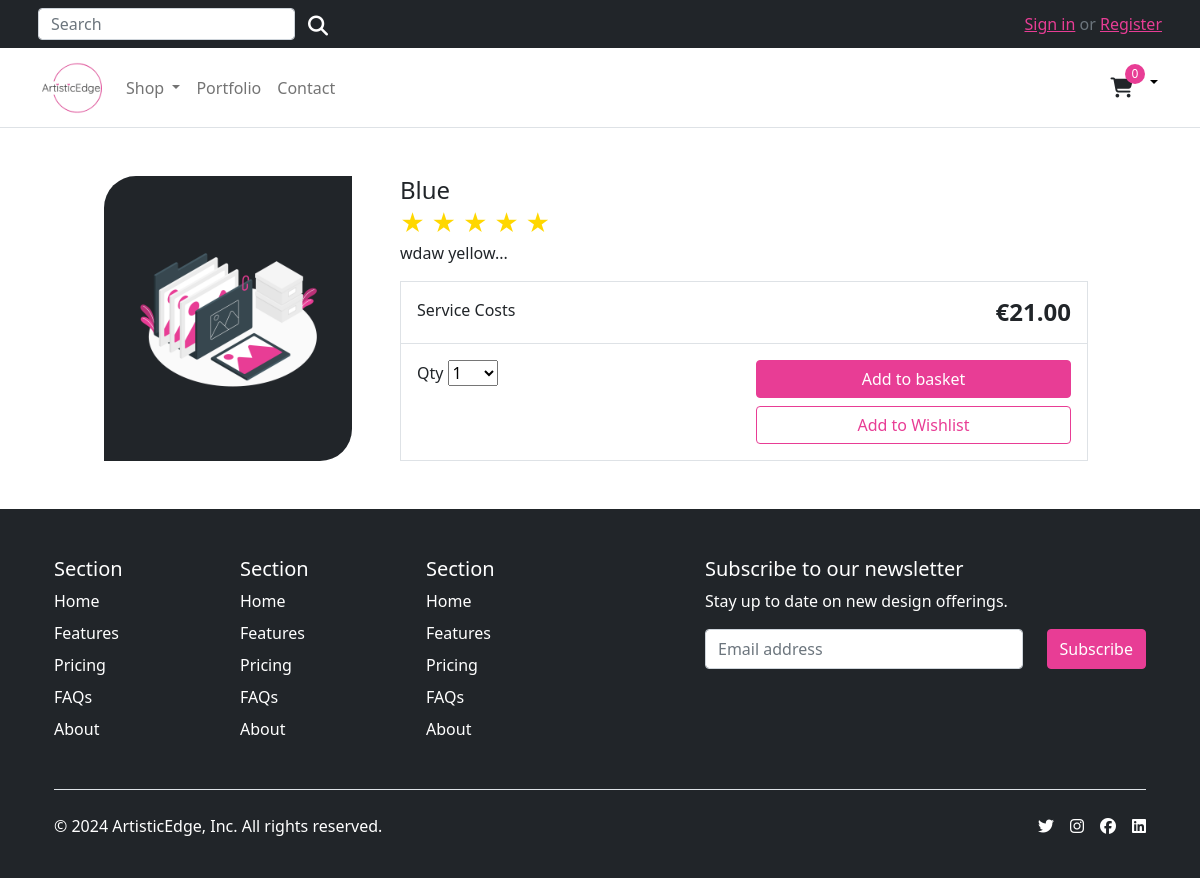
Page /blue/ on the committed database.
### store/models.py (models this page shows, shortened)
class Product(models.Model):
    category = models.ForeignKey(Category, related_name='product', on_delete=models.CASCADE)
    created_by = models.ForeignKey(settings.AUTH_USER_MODEL, on_delete=models.CASCADE, related_name='product_creator')
    title = models.CharField(max_length=255)
    description = models.TextField(blank=True)
    image = models.ImageField(upload_to='images/product/', default='images/default.png')
    image_alt_text = models.CharField(max_length=255, blank=True, help_text='Product Image Alternate Text')
    slug = models.SlugField(max_length=255)
    price = models.DecimalField(max_digits=10, decimal_places=2)
    in_stock = models.BooleanField(default=True)
    is_active = models.BooleanField(default=True)
    created = models.DateTimeField(auto_now_add=True)
    updated = models.DateTimeField(auto_now=True)
    users_wishlist = models.ManyToManyField(settings.AUTH_USER_MODEL, related_name="user_wishlist", blank=True)
    average_rating = models.FloatField(default=0.0, help_text="Average Rating of the Product")
    ratings_count = models.IntegerField(default=0, help_text="Total Number of Ratings")
    objects = models.Manager()
    products = ProductManager()
    class Meta:
        verbose_name_plural = 'Products'
        ordering = ('-created',)

### store/views.py (the view)
# urls.py: path('<slug:slug>/', views.product_detail, name='product_detail'),
def product_detail(request, slug):
    product = get_object_or_404(Product, slug=slug, in_stock=True)
    average_rating = round(product.average_rating)
    number_range = range(1, 101)
    return render(request, 'products/detail.html', {
        'product': product,
        'average_rating': average_rating,
        'range': range(5),
        'number_range': number_range
    })

### store/context_processors.py (called while the page is built)
def categories(request):
    return {
        'categories': Category.objects.all()
    }

### store/models.py (called while the page is built)
    def get_absolute_url(self):
        return reverse('store:category_list', args=[self.slug])

### store_basket/context_processors.py (called while the page is built)
def basket(request):
    return {'basket': Basket(request)}

### store_basket/models.py (called while the page is built)
    def __len__(self):
        return sum(item['qty'] for item in self.basket.values())

### templates/products/detail.html (shortened to what this page needs)
{% extends "../base.html" %}
{% load static %}
{% block content %}
<div class="container" style="max-width: 1000px">
    <div class="row g-3">
        <div class="col-md-3 col-lg-3 order-md-first bg-dark align-content-center" style="border-radius: 2em 0;">
            <img class="img-fluid mx-auto d-block" width="200px" style="border-radius: 2em 0;" alt="Responsive image" src="{{ product.image.url }}">
        </div>
        <div class="col-md-9 col-lg-9 ps-md-3 ps-lg-5">
            <h1 class="mb-0 h4">{{ product.title }}</h1>
            <div>
                <div data-tooltip="Average Rating: {{ average_rating }}" class="star-rating star-rating-detail">
                    {% for i in range %}
                        {% if forloop.counter0 < average_rating %}
                            <span>&#9733;</span>
                        {% else %}
                            <span>&#9734;</span>
                        {% endif %}
                    {% endfor %}
                </div>
            </div>
            <p>{{ product.description|slice:":355" }}...</p>
        <div class="border">
        <div class="col border-bottom">
            <div class="row p-3">
                <div class="col-6">Service Costs</div>
                <div class="col-6 text-end"><span class="h4 fw-bold">€{{ product.price }}</span></div>
            </div>
        </div>
        <div class="col">
            <div class="row p-3">
                <div class="col-6">
                    <label for="select">Qty</label>
                    <select id="select">
                        {% for num in number_range %}
                        <option value="{{ num }}" {% if num == item.qty %}selected{% endif %}>{{ num }}</option>
                        {% endfor %}
                    </select>
                </div>
                <div class="col-6 text-end d-grid gap-2">
                    <button type="button" id="add-button" value="{{product.id}}" class="btn btn-primary" data-url="{% url 'store_basket:add_to_basket' %}">
                        Add to basket
                    </button>
                    <a href="{% url 'account:add_to_wishlist' product.id %}" class="btn btn-secondary fw500" role="button">Add to Wishlist</a>
                </div>
            </div>
        </div>
    </div>
</div>
{% endblock %}

### static/css/style.css (style rules this page uses)
*, *::before, *::after { margin: 0; padding: 0; box-sizing: border-box; }
html { scroll-behavior: smooth; }
body { display: flex; flex-direction: column; width: 100%; min-height: 100vh; padding-top: 8em; }
a { color: #E83D95; }
.btn, .navbar-brand { transition: transform 0.3s ease-in-out; }
.btn-primary { color: #fff; background-color: #E83D95; border-color: #E83D95; }
.btn-secondary { color: #E83D95; background-color: #fff; border-color: #E83D95; }
.star-rating { position: relative; cursor: pointer; color: gold; font-size: 24px; }

### rows in the picture
Product: image (placeholder picture), title "Blue", description "wdaw yellow", price "21.00"

### other values in the picture
form field value "1"
